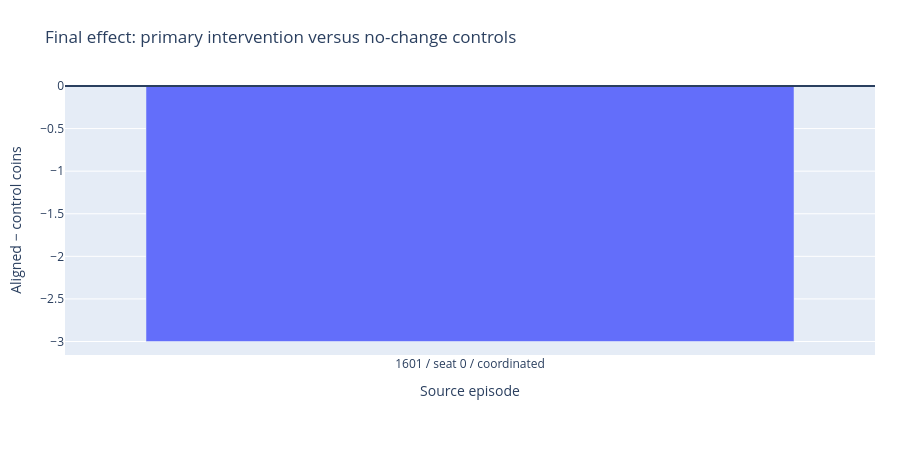

Notebook source saved alongside this figure:
### Markdown cell above
### 6 · Terminal effect and negative controls
Inspect cash, margin, match outcome and unsold inventory together. A 1,440-coin early sale is not necessarily a 1,440-coin endpoint gain.

### Code cell
charts[2].show()

### Figure 1 — Plotly figure (JSON) as saved in the notebook; plotly's stock layout.template omitted (floating-point values rounded to 4 significant figures)
{"data": [{"customdata": [[-3.0, 0.0, 0.0]], "hovertemplate": "%{x}<br>Coin delta: %{y}<br>Margin delta: %{customdata[0]}<br>Local match delta: %{customdata[1]}<br>Residual-unit delta: %{customdata[2]}<extra></extra>", "name": "primary intervention", "type": "bar", "x": ["1601 / seat 0 / coordinated"], "y": [-3.0]}], "layout": {"height": 460, "margin": {"b": 105, "l": 65, "r": 25, "t": 85}, "shapes": [{"type": "line", "x0": 0, "x1": 1, "xref": "x domain", "y0": 0, "y1": 0, "yref": "y"}], "title": {"text": "Final effect: primary intervention versus no-change controls"}, "xaxis": {"title": {"text": "Source episode"}}, "yaxis": {"title": {"text": "Aligned − control coins"}}}}
